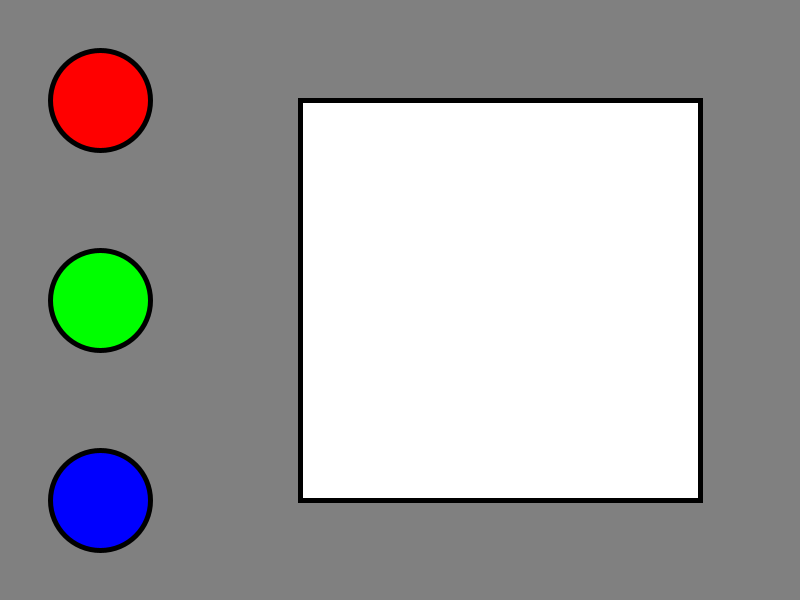
Frame 1 (no input)
Frame 60 (the mouse pressed at the canvas centre just before this capture): identical to frame 1, image omitted
Frame 120 (the mouse held since frame 60 and released just before this capture): identical to frame 1, image omitted

The Processing sketch that drew this single still picture (run headless with seeded random() and noise(); from frame 60 on, the mouse is pressed at the canvas centre):

// Processing sketch: i
// ── i.pde
/*
Michael Guo
2-1
Mar 31
*/

color red = #FF0000;
color lime = #00FF00;
color blue = #0000FF;
color white = #FFFFFF;
color black = #000000;
color grey = #808080;
color selected;

void setup(){
  size(800, 600);
  strokeWeight(5);
  stroke(black);
  selected=white;
}

void draw(){
  background(grey);
  
  //button
  tactile(100, 100, 50);
  fill(red);
  circle(100, 100, 100);
  
  tactile(100, 300, 50);
  fill(lime);
  circle(100, 300, 100);
  
  tactile(100, 500, 50);
  fill(blue);
  circle(100, 500, 100);
  //indicator
  stroke(black);
  fill(selected);
  square(300, 100, 400);
}

void tactile(int x, int y, int r){
  if(dist(x,y,mouseX,mouseY)<r){
    stroke(white);
  } else {
    stroke(black);
  }
}  

void mouseReleased(){
  if(dist(100,100,mouseX,mouseY)<50){
    selected=red;
  }
  if(dist(100,300,mouseX,mouseY)<50){
    selected=lime;
  }
  if(dist(100,500,mouseX,mouseY)<50){
    selected=blue;
  }
}
